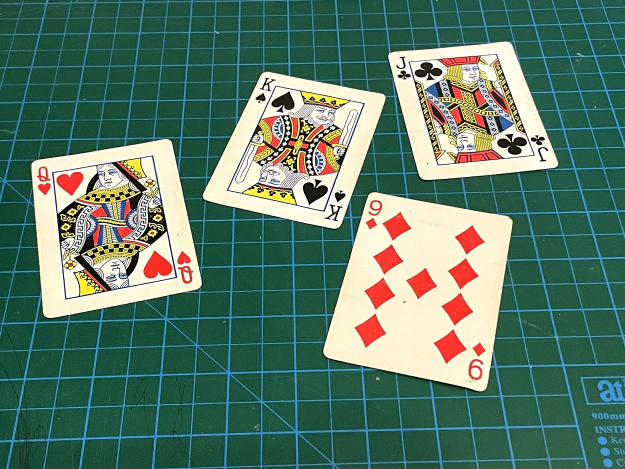
//> input picture OpenCV01/Resources/cards.jpg, 1250 x 938 px, given in place of the camera (shown at 1/2 size)
$ ./opencv01   (built with g++ and OpenCV 4)
//> lines starting //> are read from the running program, lines starting //| are printed output that depends on the picture; after the words box and inside, x2 and y2 are one past the last pixel; in counts of white or black regions, pixels touching at a corner belong together
//> further down, img is the input picture: 938 rows x 1250 cols, CV_8UC3; mean B, G, R 104.7, 121.3, 89.3
#include <iostream>
#include <opencv2/highgui.hpp>
#include <opencv2/imgcodecs.hpp>
#include <opencv2/imgproc.hpp>

using namespace cv;
using namespace std;

/////////////////  Images  //////////////////////
void DealImg(Mat &img) {
  Mat imgGray, imgBlur, imgCanny, imgDia, imgErode;

  cvtColor(img, imgGray, COLOR_BGR2GRAY);
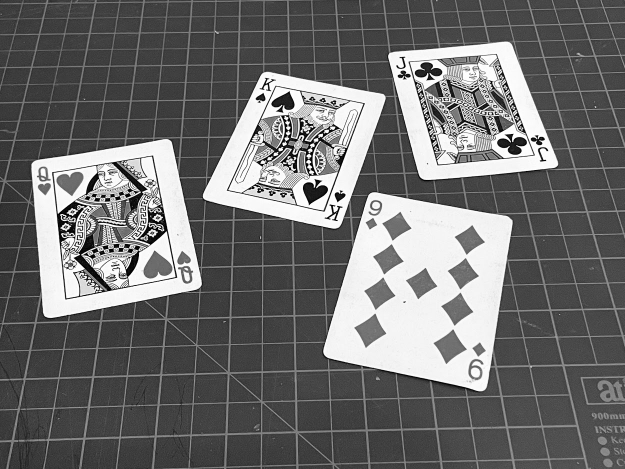
//> imgGray: 938 rows x 1250 cols, CV_8UC1 (shown at 1/2 size); min 0, max 255, mean 109.9
  GaussianBlur(img, imgBlur, Size(3, 3), 3, 0);
  Canny(imgBlur, imgCanny, 25, 75);
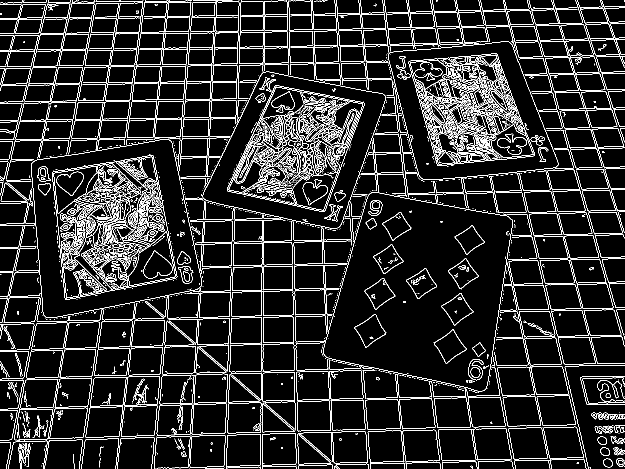
//> imgCanny: 938 rows x 1250 cols, CV_8UC1 (shown at 1/2 size); 9.6% white in thin lines or dots

  Mat kernel = getStructuringElement(MORPH_RECT, Size(3, 3));
  dilate(imgCanny, imgDia, kernel);
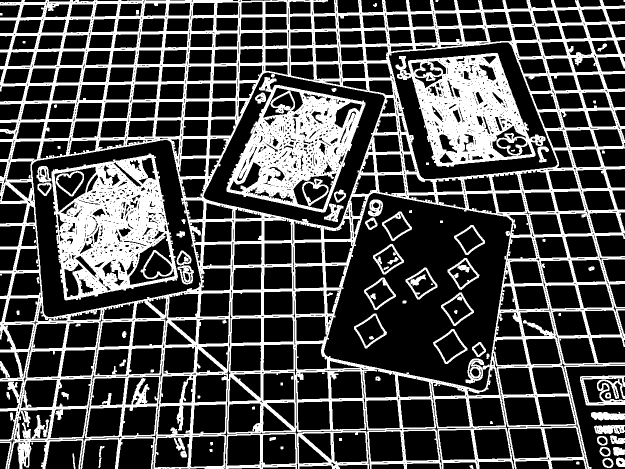
//> imgDia: 938 rows x 1250 cols, CV_8UC1 (shown at 1/2 size); 29.6% white; 98 white regions (6 under 20 px), largest, box (x1, y1, x2, y2) and area: (0, 0, 1250, 938) 218967, (103, 307, 356, 601) 39271, (791, 106, 1091, 334) 33113
  erode(imgDia, imgErode, kernel);
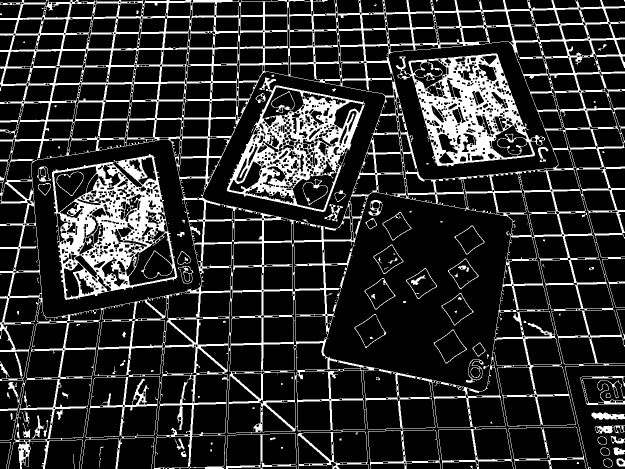
//> imgErode: 938 rows x 1250 cols, CV_8UC1 (shown at 1/2 size); 17.4% white; 212 white regions (136 under 20 px), largest, box (x1, y1, x2, y2) and area: (0, 0, 1250, 938) 118593, (104, 308, 355, 600) 27575, (792, 107, 1090, 333) 24248

  imshow("Image", img);
  imshow("Image Gray", imgGray);
  imshow("Image Blur", imgBlur);
  imshow("Image Canny", imgCanny);
  imshow("Image Dilation", imgDia);
  imshow("Image Erode", imgErode);
}

int main() {
  bool isOpen;
  VideoCapture cap(0);
  if (!cap.isOpened()) {
    isOpen = false;
    // std::cout << "Failed to open camera with index " << rtsppath <<
    // std::endl;
  } else {
    isOpen = true;
    // [4 lines of commented-out code are left out]

    cap.set(CAP_PROP_FRAME_WIDTH, 640);
    cap.set(CAP_PROP_FRAME_HEIGHT, 480);

    cap.set(CAP_PROP_FPS, 30);

    cout << "width = " << cap.get(CAP_PROP_FRAME_WIDTH) << endl;
    cout << "height =" << cap.get(CAP_PROP_FRAME_HEIGHT) << endl;
    cout << "fps = " << cap.get(CAP_PROP_FPS) << endl;
  }
  Mat img;
  try {

    while (isOpen) {

      // depend on the value to find object
      {

        cap >> img;
        // findColor(img);
        // DrawPoints(newPoints, myColorValues);
        DealImg(img);
        imshow("img", img);
        if (32 == waitKey(1)) {
          break;
        }
      }
    }
  } catch (const std::exception &e) {
    cout << "exception:" << e.what() << endl;
  }
  cap.release();

  return 0;
}
